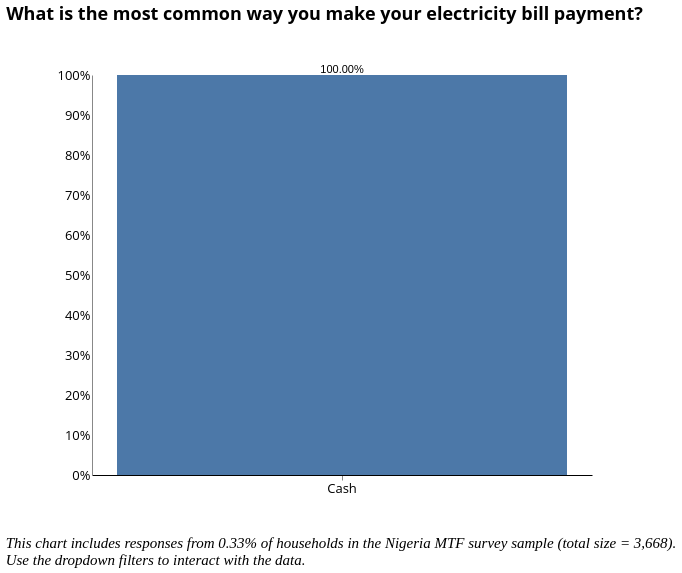

Vega-Lite specification for this chart:
### Vega-Lite specification from a JSON file in a GitHub repository (floating-point values rounded to 4 significant figures)
{"width": 800, "height": 400, "config": {"title": {"fontSize": 18, "font": "Open Sans", "anchor": "center", "fontColor": "#000000"}, "axisX": {"domain": true, "domainColor": "#000000", "grid": false, "labelFont": "Open Sans", "labelFontSize": 13, "titleFont": "Open Sans", "titleFontSize": 13, "titleFontWeight": "normal", "title": "X Axis Title (units)", "labelAngle": 0}, "axisY": {"domain": true, "grid": false, "gridColor": "#DEDDDD", "gridWidth": 1, "labelFont": "Open Sans", "labelFontSize": 13, "labelAngle": 0, "ticks": false, "titleFont": "Open Sans", "titleFontSize": 13, "titleFontWeight": "normal", "titlePadding": 10, "title": "Y Axis Title (units)"}, "range": {"category": ["#2980B9", "#003366", "#FFAE19", "#FF4500", "#438B28", "#45B39D", "#99ADC1", "#212F3C"]}, "legend": {"labelFont": "Open Sans", "labelFontSize": 13, "symbolType": "square", "symbolSize": 100, "titleFont": "Open Sans", "titleFontSize": 13, "titleFontWeight": "normal", "title": "Legend", "orient": "right", "offset": 0, "labelLimit": 0}, "tooltip": {"font": "Open Sans"}, "view": {"stroke": "transparent", "text": {"font": "Open Sans", "color": ["#2980B9", "#003366", "#FFAE19", "#FF4500", "#438B28", "#45B39D", "#99ADC1", "#212F3C"], "fontSize": 13, "align": "right", "fontWeight": 400, "size": 13}, "bar": {"size": 40, "binSpacing": 1, "continuousBandSize": 30, "discreteBandSize": 30, "fill": ["#2980B9", "#003366", "#FFAE19", "#FF4500", "#438B28", "#45B39D", "#99ADC1", "#212F3C"], "stroke": false}}}, "concat": [{"layer": [{"mark": "bar", "encoding": {"tooltip": {"field": "c58", "type": "nominal"}, "x": {"axis": {"title": " "}, "field": "c58", "sort": {"field": "c58", "op": "count", "order": "descending"}, "type": "nominal"}, "y": {"aggregate": "sum", "axis": {"format": "%", "title": ""}, "field": "pct", "type": "quantitative"}}, "height": 400, "selection": {"selector015": {"type": "single", "fields": ["stove"], "bind": {"input": "select", "options": [null, "3-Stone/Open Fire Stove", "Manufactured Stove Traditional", "Koresone Stove", "LPG/Natural Gas Stove", "Electric Stove"], "labels": ["All Responses", "3-Stone/Open Fire Stove", "Manufactured Stove Traditional", "Koresone Stove", "LPG/Natural Gas Stove", "Electric Stove"], "name": "Primary cookstove  "}}, "selector014": {"type": "single", "fields": ["i19a"], "bind": {"input": "select", "options": [null, "Wood purchased", "Wood collected", "Charcoal", "Kerosene", "Crop Residue/Plant Biomass", "LPG/cooking Gas", "Garbage", "Electric", "Piped Natural Gas", "Charcoal Briquettes", "Coal Briquette", "Biomass Briquette", "Coal/lignite", "Other, specify"], "labels": ["All Responses", "Wood Purchased", "Wood Collected", "Charcoal", "Kerosene", "Crop Residue/Plant Biomass", "LPG/Cooking Gas", "Garbage", "Electricity", "Piped Natural Gas", "Charcoal Briquettes", "Coal Briquette", "Biomass Briquette", "Coal/Lignite", "Other"], "name": "Primary source of cooking fuel  "}}, "selector013": {"type": "single", "fields": ["c2"], "bind": {"input": "select", "options": [null, "Yes", "No"], "labels": ["All Responses", "Yes", "No"], "name": "Is the household connected to the national grid?  "}}, "selector011": {"type": "single", "fields": ["locality"], "bind": {"input": "select", "options": [null, 0, 1], "labels": ["National", "Urban", "Rural"], "name": "Locality Breakdown  "}}, "selector012": {"type": "single", "fields": ["elc_aggr_tier"], "bind": {"input": "select", "options": [null, "Tier 0", "Tier 1", "Tier 2", "Tier 3", "Tier 4", "Tier 5"], "labels": ["All Tiers", "Tier 0", "Tier 1", "Tier 2", "Tier 3", "Tier 4", "Tier 5"], "name": "Electricity Tier  "}}}, "transform": [{"joinaggregate": [{"op": "count", "field": "*", "as": "total"}]}, {"calculate": "1 / datum.total", "as": "pct"}], "width": 500}, {"mark": {"type": "text", "align": "center", "baseline": "bottom"}, "encoding": {"text": {"aggregate": "sum", "field": "pct", "format": ".2%", "type": "quantitative"}, "tooltip": {"field": "c58", "type": "nominal"}, "x": {"axis": {"title": " "}, "field": "c58", "sort": {"field": "c58", "op": "count", "order": "descending"}, "type": "nominal"}, "y": {"aggregate": "sum", "axis": {"format": "%", "title": ""}, "field": "pct", "type": "quantitative"}}, "height": 400, "transform": [{"joinaggregate": [{"op": "count", "field": "*", "as": "total"}]}, {"calculate": "1 / datum.total", "as": "pct"}], "width": 500}], "title": {"text": ["What is the most common way you make your electricity bill payment?"], "color": "black", "subtitleColor": "black", "offset": 40}, "transform": [{"filter": {"selection": "selector015"}}, {"filter": {"selection": "selector014"}}, {"filter": {"selection": "selector013"}}, {"filter": {"selection": "selector011"}}, {"filter": {"selection": "selector012"}}]}], "data": {"name": "data-bc74060052b309f5fb39b170205f4508"}, "title": {"text": ["", "", "This chart includes responses from 0.33% of households in the Nigeria MTF survey sample (total size = 3,668).", "Use the dropdown filters to interact with the data."], "anchor": "start", "baseline": "bottom", "font": "Times New Roman", "fontSize": 15, "fontStyle": "italic", "fontWeight": "normal", "orient": "bottom"}, "$schema": "https://vega.github.io/schema/vega-lite/v4.17.0.json", "datasets": {"data-bc74060052b309f5fb39b170205f4508": [{"hh_id": 2003509021301, "elc_aggr_tier": "Tier 3", "locality": 1, "c58": "Cash", "i19a": "Wood collected", "c2": "Yes", "stove": "3-Stone/Open Fire Stove"}, {"hh_id": 2003509022105, "elc_aggr_tier": "Tier 3", "locality": 1, "c58": "Cash", "i19a": "Wood collected", "c2": "Yes", "stove": "3-Stone/Open Fire Stove"}, {"hh_id": 2003509022702, "elc_aggr_tier": "Tier 2", "locality": 1, "c58": "Cash", "i19a": "Wood purchased", "c2": "Yes", "stove": "3-Stone/Open Fire Stove"}, {"hh_id": 2005503123501, "elc_aggr_tier": "Tier 3", "locality": 0, "c58": "Cash", "i19a": "Wood purchased", "c2": "Yes", "stove": "3-Stone/Open Fire Stove"}, {"hh_id": 2011512800801, "elc_aggr_tier": "Tier 2", "locality": 1, "c58": "Cash", "i19a": "Wood collected", "c2": "Yes", "stove": "3-Stone/Open Fire Stove"}, {"hh_id": 2011512801402, "elc_aggr_tier": "Tier 3", "locality": 1, "c58": "Cash", "i19a": "Wood collected", "c2": "Yes", "stove": "3-Stone/Open Fire Stove"}, {"hh_id": 2011528241201, "elc_aggr_tier": "Tier 2", "locality": 1, "c58": "Cash", "i19a": "Kerosene", "c2": "Yes", "stove": "NaN"}, {"hh_id": 2011528241702, "elc_aggr_tier": "Tier 1", "locality": 1, "c58": "Cash", "i19a": "Kerosene", "c2": "Yes", "stove": "Koresone Stove"}, {"hh_id": 2012501800201, "elc_aggr_tier": "Tier 1", "locality": 0, "c58": "Cash", "i19a": "Kerosene", "c2": "Yes", "stove": "Koresone Stove"}, {"hh_id": 2012501803301, "elc_aggr_tier": "Tier 0", "locality": 0, "c58": "Cash", "i19a": "Kerosene", "c2": "Yes", "stove": "Koresone Stove"}, {"hh_id": 3004511301301, "elc_aggr_tier": "Tier 3", "locality": 1, "c58": "Cash", "i19a": "Wood purchased", "c2": "Yes", "stove": "3-Stone/Open Fire Stove"}, {"hh_id": 12004526501701, "elc_aggr_tier": "Tier 4", "locality": 1, "c58": "Cash", "i19a": "Kerosene", "c2": "Yes", "stove": "NaN"}]}}
